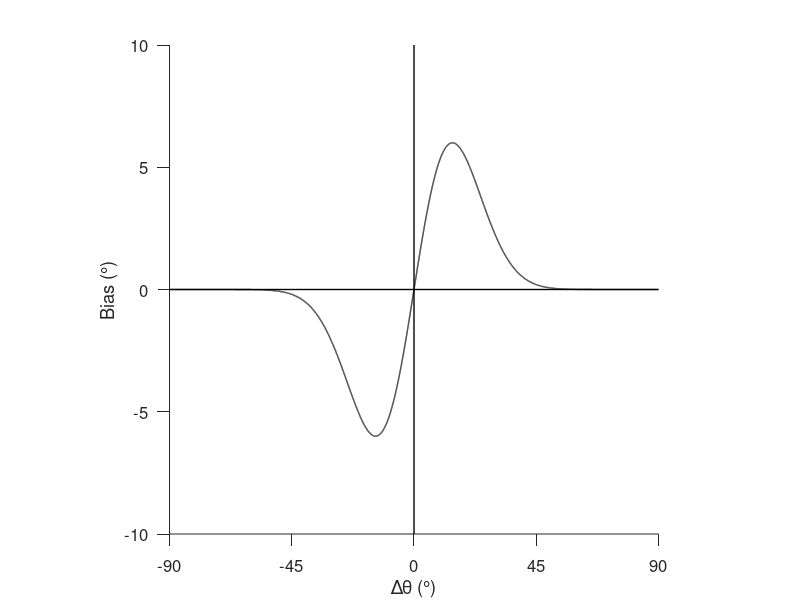
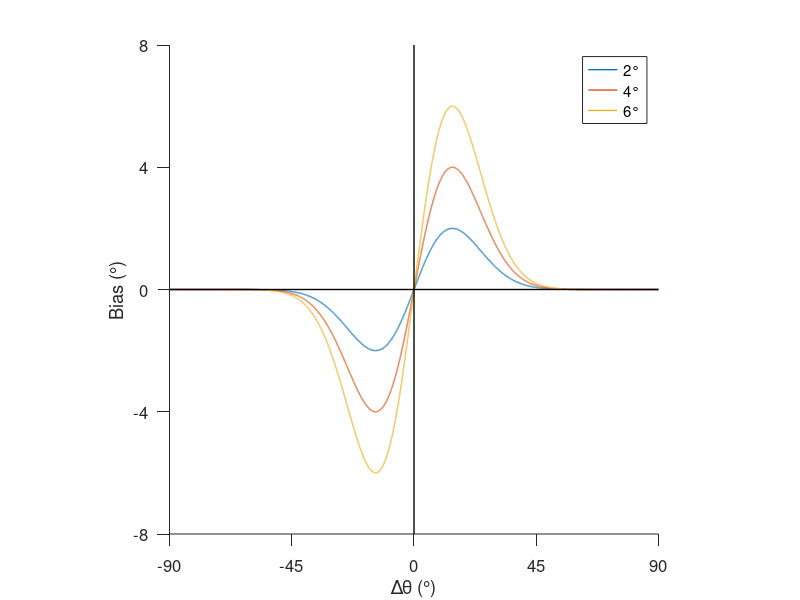
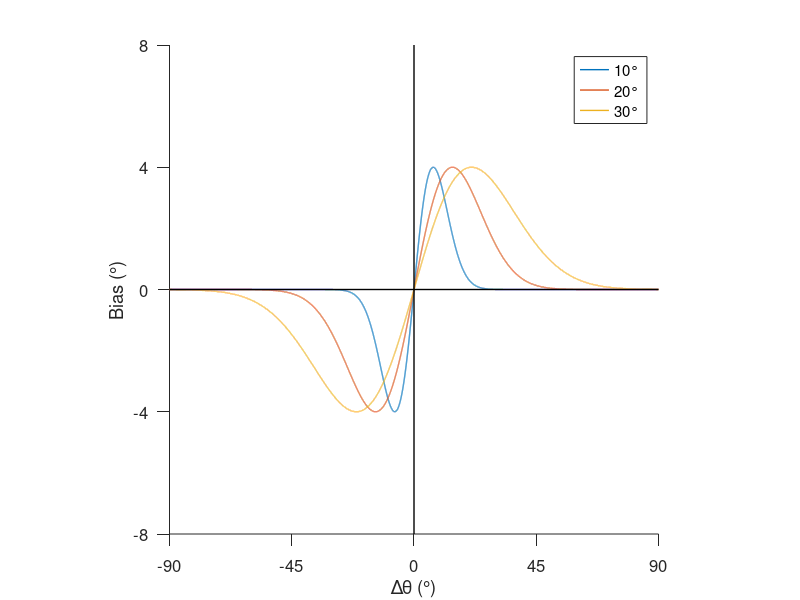

MATLAB code for these plots, in order:
%% Define universal parameters

delta_thetas = -90:0.01:90;
c = sqrt(2)/exp(-0.5);

%% Baseline DoG

A = 6;
w = 1/20;
b = 0;

y = (delta_thetas * A * w * c) .* exp(-(w * delta_thetas).^2) + b;

%%% Plot baseline DoG %%%

figure('Color', 'w');

plot(delta_thetas, y,'LineWidth', 1, 'Color', 'k');

xlim([-90, 90]);
ylim([-10, 10]);
ylabel('Bias (°)');
xlabel('\Delta\theta (°)');
xticks([-90:45:90]);
yticks([-10:5:10]);
set(gca,'TickDir','out', 'TickLength', [0.020, 0.020], 'FontSize', 12, 'FontName', 'Helvetica');
box off;
axis square;

hold on;
line([0, 0], [-10, 10], 'LineWidth', 1, 'Color', 'k');
line([-90, 90], [0, 0], 'LineWidth', 1, 'Color', 'k');


%% Calculate DoG with different amplitudes

A = [2 4 6]';
w = 1/20;
b = 0;

y = (delta_thetas .* A .* w .* c) .* exp(-(w * delta_thetas).^2) + b;


%%% Plot DoG %%%

figure('Color', 'w');

plot(delta_thetas, y,'LineWidth', 1);

xlim([-90, 90]);
ylim([-8, 8]);
ylabel('Bias (°)');
xlabel('\Delta\theta (°)');
xticks([-90:45:90]);
yticks(-8:4:8);
set(gca,'TickDir','out', 'TickLength', [0.020, 0.020], 'FontSize', 12, 'FontName', 'Helvetica');
box off;
axis square;

hold on;
line([0, 0], [min(ylim), max(ylim)], 'LineWidth', 1, 'Color', 'k');
line([min(xlim), max(xlim)], [0, 0], 'LineWidth', 1, 'Color', 'k');

legend({'2°', '4°', '6°'});

%% Calculate DoG with different widths

A = 4;
w = [1/10 1/20 1/30]';
b = 0;

y = (delta_thetas .* A .* w .* c) .* exp(-(w * delta_thetas).^2) + b;

%%% Plot DoG %%%

figure('Color', 'w');

plot(delta_thetas, y,'LineWidth', 1);

xlim([-90, 90]);
ylim([-8, 8]);
ylabel('Bias (°)');
xlabel('\Delta\theta (°)');
xticks([-90:45:90]);
yticks(-8:4:8);
set(gca,'TickDir','out', 'TickLength', [0.020, 0.020], 'FontSize', 12, 'FontName', 'Helvetica');
box off;
axis square;

hold on;
line([0, 0], [min(ylim), max(ylim)], 'LineWidth', 1, 'Color', 'k');
line([min(xlim), max(xlim)], [0, 0], 'LineWidth', 1, 'Color', 'k');

legend({'10°', '20°', '30°'});
